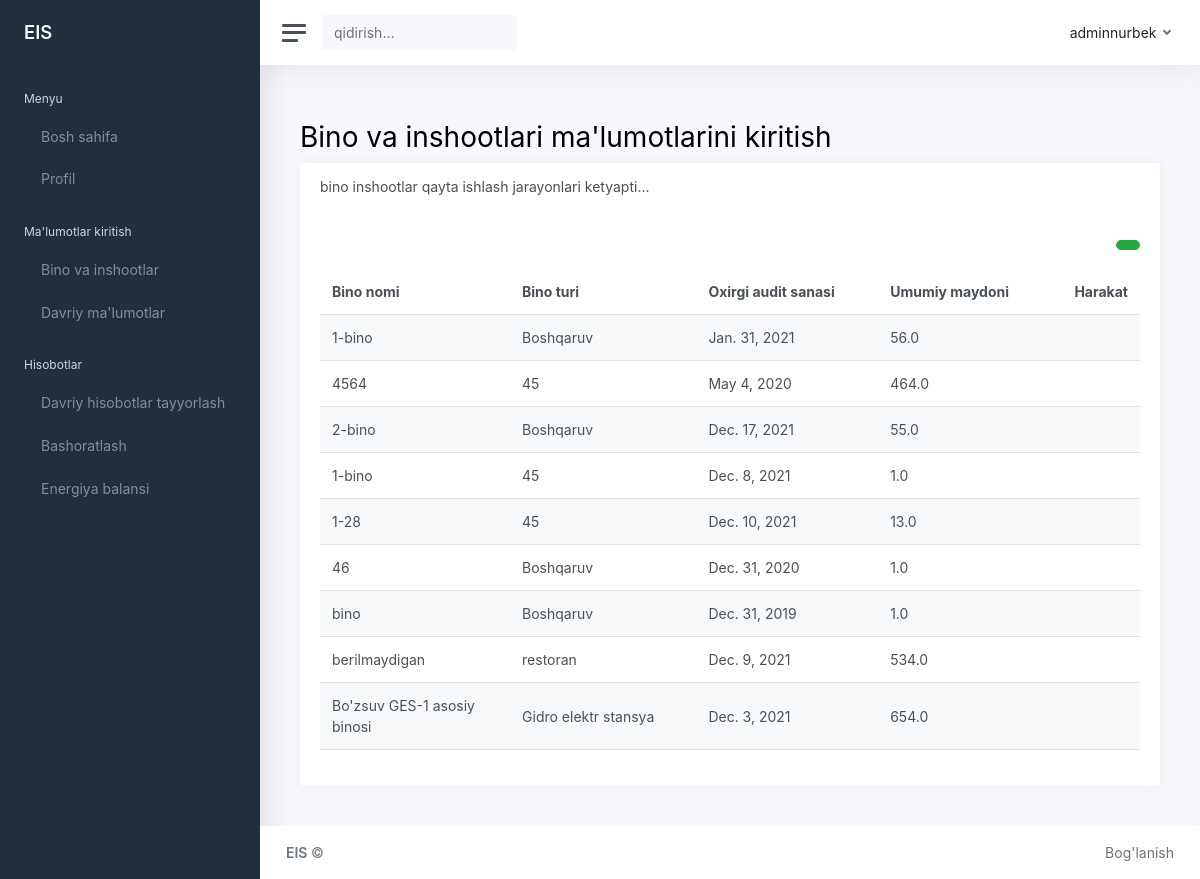
The page /ges/ges_inbuild (signed in) on the database its author committed.
### ges/models.py (models this page shows, shortened)
class v_buildings(models.Model):
    bino_nomi=models.CharField(max_length=266)
    oxirgi_audit = models.DateField(default=now)
    bino_turi = models.CharField(max_length=266)
    umumiy_maydoni = models.FloatField()
    isitish_hajmi = models.FloatField()
    isitish_maydoni = models.FloatField()
    sovutiladigan_maydon = models.FloatField()
    foydali_maydon = models.FloatField()
    koridor = models.FloatField()
    etajlar_soni = models.FloatField()
    xonalar_soni = models.FloatField()
    xodimlar_soni = models.FloatField()
    ish_soatlari = models.FloatField()
    yillik_elektr_sarfi = models.FloatField()
    yillik_gaz_sarfi = models.FloatField()
    yillik_issiq_suv_sarfi = models.FloatField()
    yillik_bug_sarfi = models.FloatField()
    yillik_komir_sarfi = models.FloatField()
    yillik_neft_mahsulotlari_sarfi = models.FloatField()
    owner = models.ForeignKey(to=User, on_delete=models.CASCADE)
    class Meta:
        ordering: ['-oxirgi_audit']

### ges/views.py (the view)
# urls.py: path('ges_inbuild', views.input_buildings, name='ges_inbuild'),
def input_buildings(request):
    buildings = v_buildings.objects.filter(owner=request.user)
    context = {
        'buildings': buildings,
    }
    return render(request, 'ges/input_buildings.html', context)

### templates/ges/input_buildings.html (shortened to what this page needs)
{% extends 'base_ges.html' %}
{% block namepage %}
    Bino va inshootlari ma'lumotlarini kiritish
{% endblock namepage %}
{% block content %}
<div class="row">
    <div class="col-12">
        <div class="card">
            <div class="card-header">
                <h5 class="card-title mb-0">
                   bino inshootlar qayta ishlash jarayonlari ketyapti...</h5>
            </div>
            <div class="card-body">
                <div class="text-md-right mb-3">
                    <a href="ges_addbuild" class="btn btn-pill btn-success" >  </a>
                </div>
                <table class="table table-striped table-hover">
                    {% if buildings.count %}
                    <thead>
                        <tr>
                            <th style="width:25%;">Bino nomi</th>
                            <th style="width:25%;">Bino turi</th>
                            <th style="width:25%">Oxirgi audit sanasi</th>
                            <th style="width:25%">Umumiy maydoni</th>
                            <th>Harakat</th>
                        </tr>
                    </thead>
                    <tbody>
                        {% for b_obj in buildings %}
                            <tr>
                                <td>{{b_obj.bino_nomi}}</td>
                                <td>{{b_obj.bino_turi}}</td>
                                <td >{{b_obj.oxirgi_audit}}</td>
                                <td>{{b_obj.umumiy_maydoni}}</td>
                                <td class="table-action">
                                </td>
                            </tr>
                        {% endfor %}
                    </tbody>
                    {% endif %}
                </table>
            </div>
        </div>
    </div>
</div>
{% endblock content %}

### templates/base_ges.html (shortened to what this page needs)
{% load static %}
<!DOCTYPE html>
<html lang="en">
<head>
	<link href="{% static 'css/app.css' %}" rel="stylesheet">
</head>
<body>
	<div class="wrapper">
		{% include 'partials/_sidebar_ges.html' %}
			<main class="content">
				<div class="container-fluid p-0">
					<h1 class="h3 mb-3"> <h1> {% block namepage %}{% endblock namepage %} </h1>
					{% block content %}{% endblock content%}
				</div>
			</main>
			<footer class="footer">
				<div class="container-fluid">
					<div class="row text-muted">
						<div class="col-6 text-left">
							<p class="mb-0">
								<a href="index.html" class="text-muted"><strong> {% block nameenterprises %}
									EIS
									{% endblock nameenterprises %}  </strong></a> &copy;
							</p>
						</div>
						<div class="col-6 text-right">
							<ul class="list-inline">
								<li class="list-inline-item">
									<a class="text-muted" href="#">Bog'lanish</a>
								</li>
							</ul>
						</div>
					</div>
				</div>
			</footer>
		</div>
	</div>
</body>
</html>

### templates/partials/_sidebar_ges.html (shortened to what this page needs)
{% load static %}
<nav id="sidebar" class="sidebar">
    <div class="sidebar-content js-simplebar">
        <a class="sidebar-brand" href="index.html">
  <span class="align-middle"> {% block nameenterprises %}
      EIS
    {% endblock nameenterprises %} </span>
</a>
        <ul class="sidebar-nav">
            <li class="sidebar-header">
                Menyu
            </li>
            <li class="sidebar-item">
                <a class="sidebar-link active" href="{% url 'ges_home' %}">
             <span class="align-middle">Bosh sahifa</span>
            </a>
            </li>
            <li class="sidebar-item">
                <a class="sidebar-link" href="{% url 'ges_profile' %}">
             <span class="align-middle">Profil</span>
            </a>
            </li>
            <li class="sidebar-header">
                Ma'lumotlar kiritish
            </li>
            <li class="sidebar-item">
                <a class="sidebar-link" href="{% url 'ges_inbuild' %}">
             <span class="align-middle">Bino va inshootlar</span>
            </a>
            </li>
            <li class="sidebar-item">
                <a class="sidebar-link" href="{% url 'ges_inperiodical' %}">
             <span class="align-middle">Davriy ma'lumotlar</span>
            </a>
            </li>
            <li class="sidebar-header">
                Hisobotlar
            </li>
            <li class="sidebar-item">
                <a class="sidebar-link" href="{% url 'ges_periodical' %}">
             <span class="align-middle">Davriy hisobotlar tayyorlash</span>
            </a>
            </li>
            <li class="sidebar-item">
                <a class="sidebar-link" href=" {% url 'ges_forecasting' %}">
             <span class="align-middle">Bashoratlash</span>
            </a>
            </li>
            <li class="sidebar-item">
                <a class="sidebar-link" href="{% url 'ges_balance' %}">
             <span class="align-middle">Energiya balansi</span>
            </a>
            </li>
        </ul>
    </div>
</nav>
<div class="main">
    <nav class="navbar navbar-expand navbar-light navbar-bg">
        <a class="sidebar-toggle d-flex">
  <i class="hamburger align-self-center"></i>
</a>
        <form class="d-none d-sm-inline-block">
            <div class="input-group input-group-navbar">
                <input type="text" class="form-control" placeholder="qidirish…" aria-label="Search">
                <button class="btn" type="button">
    </button>
            </div>
        </form>
        <div class="navbar-collapse collapse">
            <ul class="navbar-nav navbar-align">
                <li class="nav-item dropdown">
                    <a class="nav-link dropdown-toggle d-none d-sm-inline-block" href="#" data-toggle="dropdown">
        <span class="text-dark"> {% block nameadmin %} adminnurbek{% endblock nameadmin %} </span>
      </a>
                </li>
            </ul>
        </div>
    </nav>

### rows shown on the page
v_buildings: bino_nomi "1-bino", bino_turi "Boshqaruv", oxirgi_audit "Jan. 31, 2021", umumiy_maydoni "56.0"
v_buildings: bino_nomi "4564", bino_turi "45", oxirgi_audit "May 4, 2020", umumiy_maydoni "464.0"
v_buildings: bino_nomi "2-bino", bino_turi "Boshqaruv", oxirgi_audit "Dec. 17, 2021", umumiy_maydoni "55.0"
v_buildings: bino_nomi "1-bino", bino_turi "45", oxirgi_audit "Dec. 8, 2021", umumiy_maydoni "1.0"
v_buildings: bino_nomi "1-28", bino_turi "45", oxirgi_audit "Dec. 10, 2021", umumiy_maydoni "13.0"
v_buildings: bino_nomi "46", bino_turi "Boshqaruv", oxirgi_audit "Dec. 31, 2020", umumiy_maydoni "1.0"
v_buildings: bino_nomi "bino", bino_turi "Boshqaruv", oxirgi_audit "Dec. 31, 2019", umumiy_maydoni "1.0"
v_buildings: bino_nomi "berilmaydigan", bino_turi "restoran", oxirgi_audit "Dec. 9, 2021", umumiy_maydoni "534.0"
v_buildings: bino_nomi "Bo'zsuv GES-1 asosiy binosi", bino_turi "Gidro elektr stansya", oxirgi_audit "Dec. 3, 2021", umumiy_maydoni "654.0"
